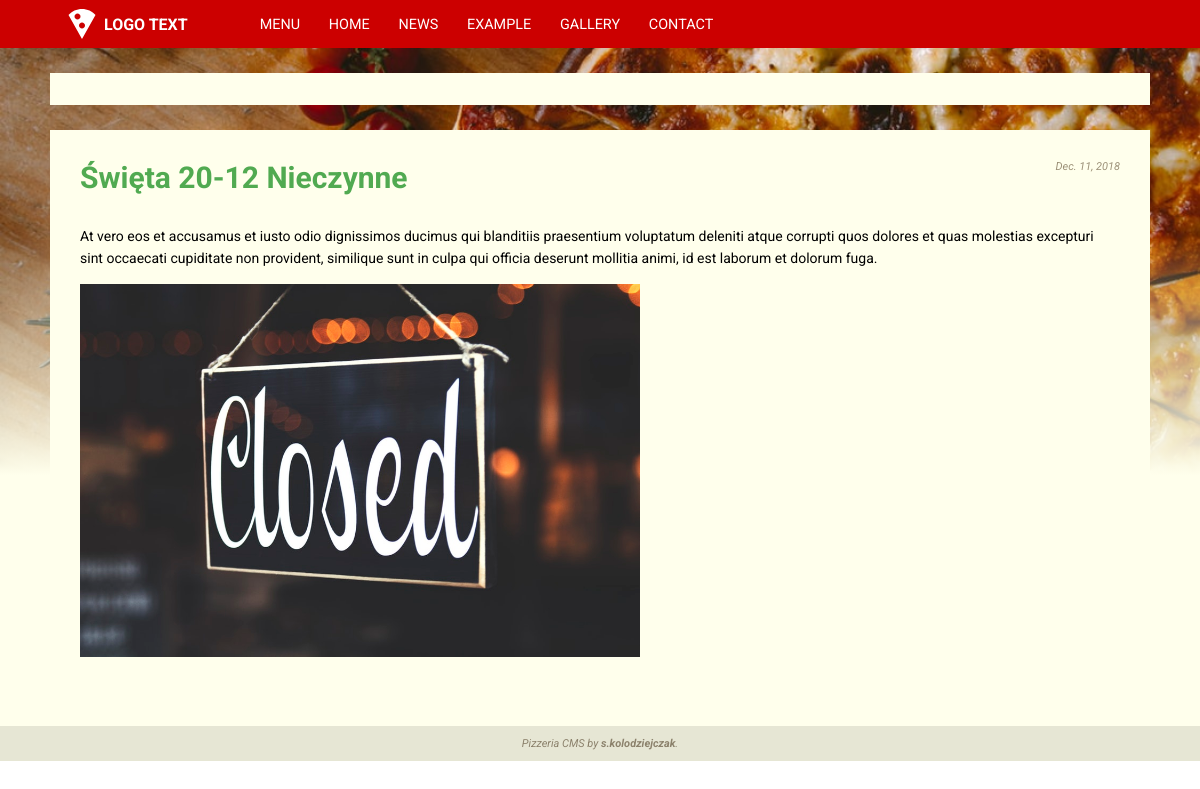
The app's page /page/news/1 with its own data.
### base/models.py (models this page shows, shortened)
class AppConfig(models.Model):
  title = models.CharField(max_length = 120)
  favicon = models.ImageField(blank = True, upload_to = 'config')
  logo_image = models.ImageField(blank = True, upload_to = 'config')
  logo_text =  models.CharField(blank = True, max_length = 40)
  homepage = models.ForeignKey(Navigation, on_delete = models.DO_NOTHING, blank = False, null = True)
  background_image = models.ImageField(blank = True, upload_to = 'config')
  background_color = RGBColorField()
  accent_color_1 = RGBColorField()
  accent_color_2 = RGBColorField()
  accent_color_3 = RGBColorField()
  text_color_1 = RGBColorField()
  text_color_2 = RGBColorField()
  small_font_size = models.IntegerField(default=11,validators=[
    MinValueValidator(6),
    MaxValueValidator(12)
  ])
  normal_font_size = models.IntegerField(default=14,validators=[
    MinValueValidator(12),
    MaxValueValidator(18)
  ])
  big_font_size = models.IntegerField(default=30,validators=[
    MinValueValidator(18),
    MaxValueValidator(36)
  ])

class Navigation(models.Model):
  url = models.SlugField(max_length = 40, unique = True)
  label = models.CharField(max_length = 50)
  subsite = models.ForeignKey(Subsite, on_delete = models.CASCADE, blank = False, null = True)
  sort = models.PositiveIntegerField(default = 0)
  application = models.CharField(max_length = 40, blank = True)
  visible = models.BooleanField(default = True, blank = False)
  class Meta(object):
    ordering = ['sort']

### news/models.py (models this page shows, shortened)
class News(models.Model):
  headline = models.CharField(max_length = 200)
  image = models.ImageField(blank = True, upload_to='news')
  lead_sentence = models.TextField(max_length = 600, blank = True)
  content = tinymce_models.HTMLField()
  pub_date = models.DateField(default = date.today)

### base/views.py (the view)
# urls.py: path('<slug:url>', views.index, name='index'),
def index(request, url, param = None):
  try:
    link = Navigation.objects.filter(visible = True, url = url)[:1].get()
    if(link.subsite is None):
      return views[link.application].index(request, param)
    else:
      return render(request, 'subsite/index.html', {
        'item': link.subsite
      })
  except ObjectDoesNotExist:
    raise Http404

### base/utils.py (called while the page is built)
def get_navigation():
  return Navigation.objects.order_by('sort')

def get_config():
  return AppConfig.objects.all()[:1].get()

def get_ad():
  try:
    return Ad.objects.all()[:1].get()
  except ObjectDoesNotExist:
    return None

def render(request, templateUrl, viewbag = {}):
    ad = get_ad()
    cfg = get_config()
    nav = get_navigation()
    return django_render(request, templateUrl, {
      'ad': ad,
      'cfg': cfg,
      'nav': nav,
      'viewbag': viewbag,
    })

### news/views.py (called while the page is built)
def index(request, param = None):
  if param:
    return item(request, param)
  else:
    return news_list(request)

def item(request, news_id):
  news = get_object_or_404(News, pk=news_id)
  return render(request, 'news/item.html', {
    'news': news
  })

### news/templates/news/item.html (shortened to what this page needs)
{% extends "base/base.html" %}
{% load static %}
{% block styles %}
  <link rel="stylesheet" type="text/css" href="{% static 'news/styles/item.css' %}">
{% endblock %}
{% block content %}
  <article class="news">
    <header class="news__header">
      <h4 class="news__headline">{{ viewbag.news.headline }}</h4>
      <span class="news__date">{{ viewbag.news.pub_date }}</span>
    </header>
    <section class="news__leads">{{ viewbag.news.lead_sentence }}</section>
    <section class="news__content">
      {% if viewbag.news.image %}
        <img class="news__image" src="{{ viewbag.news.image.url }}"/>
      {% else %}
        <img class="news__image" src="../../media/news/no_photo.jpg"/>
      {% endif %}
    </section>
  </article>
{% endblock %}

### base/templates/base/base.html (shortened to what this page needs)
{% extends "base/layout.html" %}
{% load static %}
{% block header %}
  <a class="logo" href="/">
    {% if cfg.logo_image %}
      <img class="logo__image" src="{{cfg.logo_image.url}}"/>
    {% endif %}
    <span class="logo__text">
      {{ cfg.logo_text }}
    </span>
  </a>
  <nav class="nav">
  {% for item in nav %}
    <a class="nav__link" href="{% url 'base:index' item.url %}">{{ item.label }}</a>
  {% endfor %}
  </nav>
{% endblock %}
{% block footer %}
  <p>Pizzeria CMS by <span class="bold">s.kolodziejczak</span>.</p>
{% endblock %}

### base/static/base/styles/layout.css (style rules this page uses)
html, body { min-height: 100%; margin: 0; padding: 0; }
* { font-family: 'Roboto', sans-serif; }

### base/static/base/styles/base.css (style rules this page uses)
.logo, .nav, .nav__link { align-items: center; display: flex; justify-content: center; }
.nav__link { margin: 0; padding: 0; height: 100%; }
.logo { color: var(--accent-color-3); font-size: var(--medium-font-size); font-weight: 700; outline: 0; text-decoration: none; }
.logo__image + .logo__text { margin-left: .25em; }
.nav { color: var(--accent-color-3); font-size: .9em; height: 100%; margin-left: 4em; }
.nav__link { text-transform: uppercase; text-decoration: none; color: inherit; outline: none; padding: 0 1em; background: var(--accent-color-1); }
.bold { font-weight: bolder; }

### news/static/news/styles/item.css (style rules this page uses)
.news { box-sizing: border-box; display: flex; font-size: var(--normal-font-size); flex-direction: column; padding: 1em; }
.news__header { display: flex; justify-content: space-between; }
.news__headline { color: var(--accent-color-2); font-size: var(--big-font-size); box-sizing: border-box; margin: 0 0 1em; padding: 0; }
.news__date { color: var(--text-color-2); font-size: var(--small-font-size); font-style: italic; }
.news__image { float: left; max-width: 40em; margin: 0 1em 1em 0; }
.news__leads, .news__content { margin: 0; line-height: 1.6em; }
.news__leads { margin-bottom: 1em; }

### records on screen
AppConfig: logo_image (picture), logo_text "LOGO TEXT"
Navigation: label "MENU"
Navigation: label "HOME"
Navigation: label "NEWS"
Navigation: label "EXAMPLE"
Navigation: label "GALLERY"
Navigation: label "CONTACT"
News: news.headline "Święta 20-12 Nieczynne", news.pub_date "Dec. 11, 2018", news.lead_sentence "At vero eos et accusamus et iusto odio dignissimos ducimus qui blanditiis praesentium voluptatum deleniti atque corrupti quos dolores et quas molestias excepturi sint occaecati cupiditate non provident, similique sunt in culpa qui officia deserunt mollitia animi, id est laborum et dolorum fuga.", news.image (picture)
